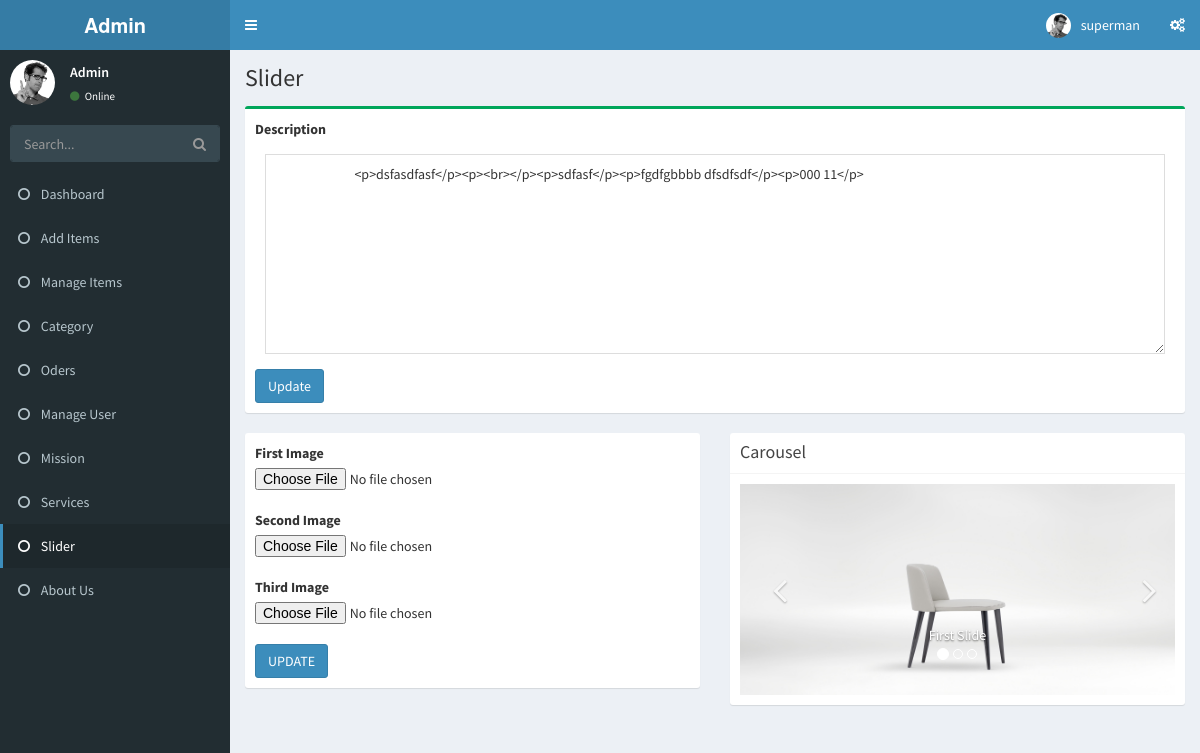
/slider.php (signed in), run on the app's committed database.
### tables this page shows
CREATE TABLE `slider` (
  `id` int(255) NOT NULL,
  `des` longtext NOT NULL,
  `slider1` text NOT NULL,
  `slider2` text NOT NULL,
  `slider3` text NOT NULL
);

### slider.php (the view, shortened to what this page needs)
<?php include 'include/header.php'; ?>
<?php include 'include/navigation.php'; ?>
  <div class="content-wrapper">
    <section class="content-header">
      <h1>
        Slider
      </h1>
      <?php
           $query = "SELECT * FROM slider WHERE id = 1";
        $select_image = mysqli_query($connection, $query);
       while($row = mysqli_fetch_assoc($select_image)){
          $slider1 = $row['slider1'];
          $des = $row['des'];
 ?>
    </section>
    <section class="content">
      <form method="post" enctype="multipart/form-data" >
      <div class="box box-success">
            <div class="box-body">
              <label for="description"> Description </label>
              <div class="box-body pad">
                    <textarea class="textarea" placeholder="Place some text here" name="des"
                          style="width: 100%; height: 200px; font-size: 14px; line-height: 18px; border: 1px solid #dddddd; padding: 10px;">
                            <?php echo $des; ?>
                          </textarea>
            </div>
              <button type="submit" name="submit" class="btn  btn-primary">Update</button>
            </div>
          </div>
          </form>
<div class="row">
<form method="post" enctype="multipart/form-data" >
  <div class="col-md-6">
    <div class="box box-solid">
      <div class="box-body">
      <label for="exampleInputFile">First Image</label>
      <input type="file" name="slider1" id="exampleInputFile">
    </div>
    <div class="box-body">
      <label for="exampleInputFile">Second Image</label>
      <input type="file" name="slider2" id="exampleInputFile">
    </div>
    <div class="box-body">
      <label for="exampleInputFile">Third Image</label>
      <input type="file" name="slider3" id="exampleInputFile">
    </div>
    <div class="box-body">
      <input type="submit" class="btn  btn-primary" name="submitimg" value="UPDATE">
    </div>
</form>
    </div>
  </div>
                    <div class="col-md-6">
          <div class="box box-solid">
            <div class="box-header with-border">
              <h3 class="box-title">Carousel</h3>
            </div>
            <div class="box-body">
              <div id="carousel-example-generic" class="carousel slide" data-ride="carousel">
                <ol class="carousel-indicators">
                  <li data-target="#carousel-example-generic" data-slide-to="0" class="active"></li>
                  <li data-target="#carousel-example-generic" data-slide-to="1" class=""></li>
                  <li data-target="#carousel-example-generic" data-slide-to="2" class=""></li>
                </ol>
                <div class="carousel-inner">
                  <div class="item active">
                    <img src="images/<?php echo $slider1; ?>" alt="First slide">
                    <div class="carousel-caption">
                      First Slide
                    </div>
                  </div>
                </div>
                <a class="left carousel-control" href="#carousel-example-generic" data-slide="prev">
                  <span class="fa fa-angle-left"></span>
                </a>
                <a class="right carousel-control" href="#carousel-example-generic" data-slide="next">
                  <span class="fa fa-angle-right"></span>
                </a>
              </div>
            </div>
          </div>
        </div>
        </div>
<?php } ?>
  <?php include 'include/footer.php'; ?>

### data on the page
slider: des "<p>dsfasdfasf</p><p><br></p><p>sdfasf</p><p>fgdfgbbbb dfsdfsdf</p><p>000 11</p>", slider1 (picture)

### other printed values
$_SESSION['user_name'] "superman"
